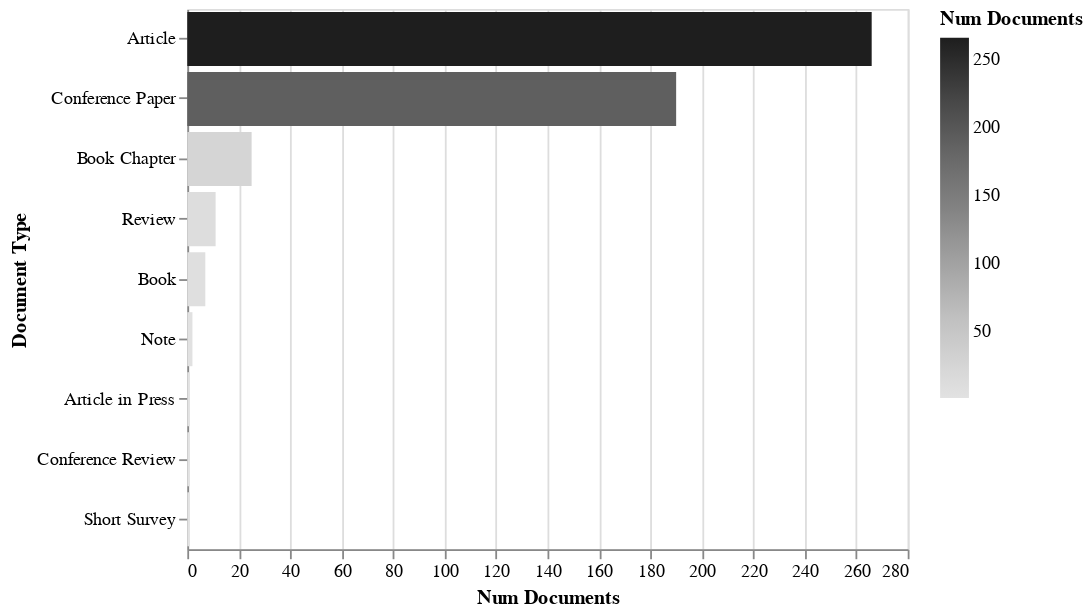

The cell this chart's notebook holds for it:
### Code cell
rdf.documents_by_term('Document Type').barhplot_in_altair()

### Figure 1 — Vega-Lite specification as saved in the notebook (floating-point values rounded to 4 significant figures)
{"$schema": "https://vega.github.io/schema/vega-lite/v3.4.0.json", "config": {"mark": {"tooltip": null}, "view": {"height": 300, "width": 400}}, "data": {"name": "data-5ca5311e9e361673efd8ff1176151f22"}, "datasets": {"data-5ca5311e9e361673efd8ff1176151f22": [{"Document Type": "Article", "Num Documents": 266}, {"Document Type": "Conference Paper", "Num Documents": 190}, {"Document Type": "Book Chapter", "Num Documents": 25}, {"Document Type": "Review", "Num Documents": 11}, {"Document Type": "Book", "Num Documents": 7}, {"Document Type": "Note", "Num Documents": 2}, {"Document Type": "Article in Press", "Num Documents": 1}, {"Document Type": "Conference Review", "Num Documents": 1}, {"Document Type": "Short Survey", "Num Documents": 1}]}, "encoding": {"color": {"field": "Num Documents", "scale": {"scheme": "greys"}, "type": "quantitative"}, "x": {"field": "Num Documents", "type": "quantitative"}, "y": {"field": "Document Type", "sort": {"field": "Num Documents:Q"}, "type": "nominal"}}, "mark": "bar"}
